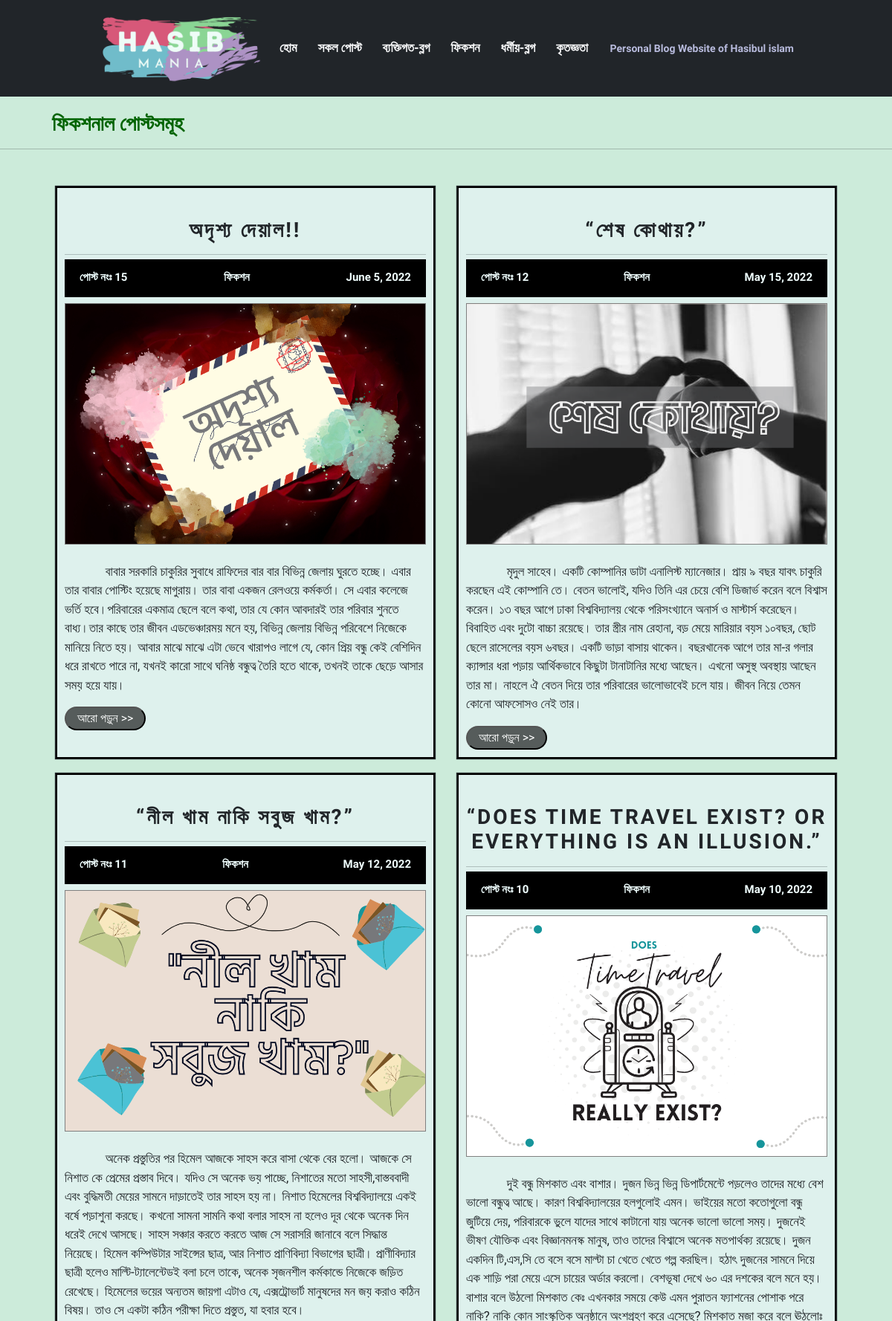
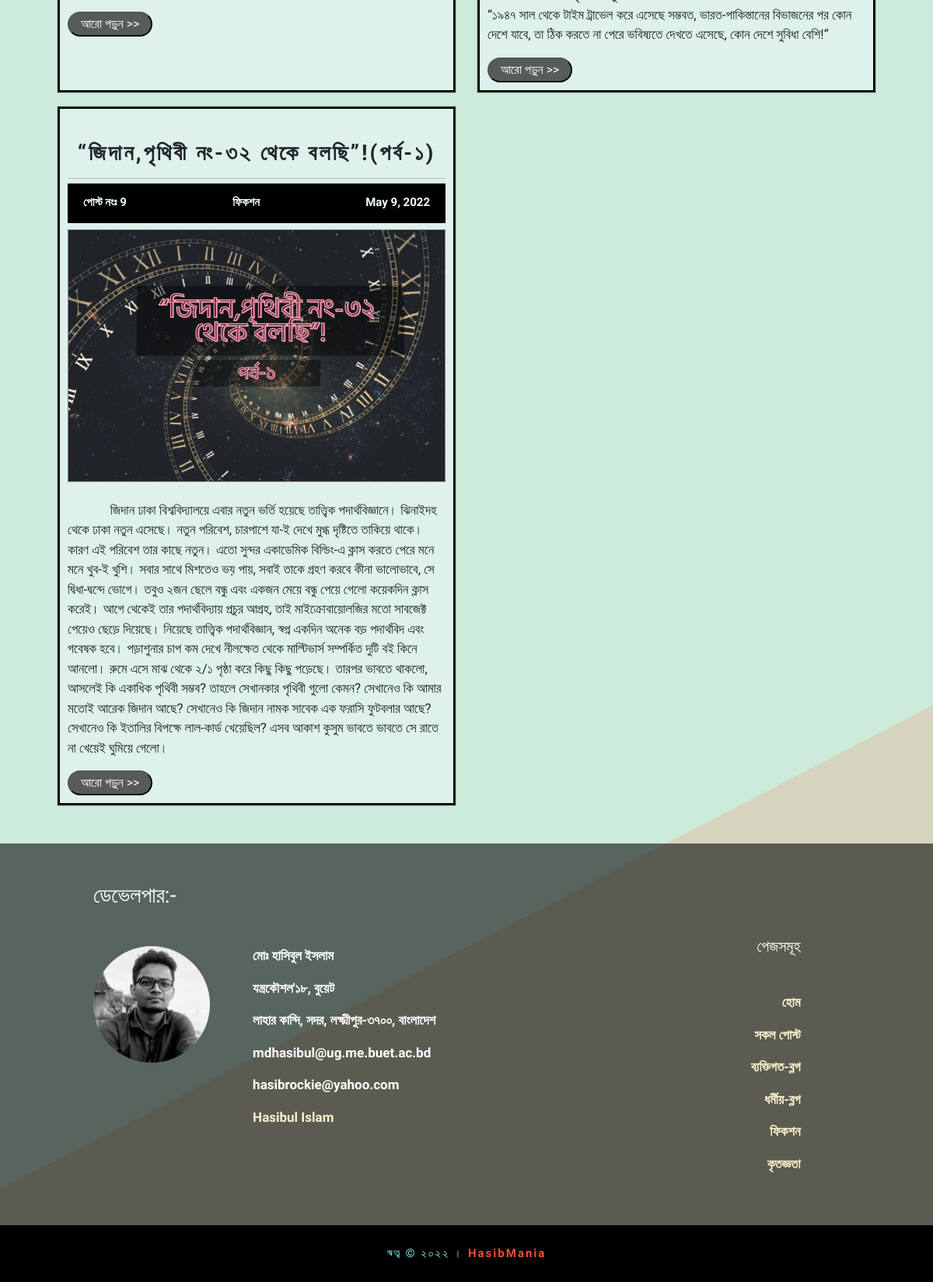
Page /fictions/ on the committed database (2 pictures, top to bottom).
### home/models.py (models this page shows, shortened)
class Post(models.Model):
    id = models.AutoField(primary_key=True)
    date = models.DateField(default=datetime.date.today)
    category = models.CharField(max_length=100, choices=CATEGORIES, default='ব্যক্তিগত')
    title = models.CharField(max_length=400)
    para1 = models.TextField(blank=True)
    para2 = models.TextField(blank=True)
    para3 = models.TextField(blank=True)
    para4 = models.TextField(blank=True)
    para5 = models.TextField(blank=True)
    para6 = models.TextField(blank=True)
    para7 = models.TextField(blank=True)
    para8 = models.TextField(blank=True)
    para9 = models.TextField(blank=True)
    para10 = models.TextField(blank=True)
    para11 = models.TextField(blank=True)
    para12 = models.TextField(blank=True)
    para13 = models.TextField(blank=True)
    para14 = models.TextField(blank=True)
    para15 = models.TextField(blank=True)
    para16 = models.TextField(blank=True)
    para17 = models.TextField(blank=True)
    para18 = models.TextField(blank=True)
    para19 = models.TextField(blank=True)
    para20 = models.TextField(blank=True)
    para21 = models.TextField(blank=True)
    para22 = models.TextField(blank=True)
    para23 = models.TextField(blank=True)
    para24 = models.TextField(blank=True)
    para25 = models.TextField(blank=True)
    img1 = models.ImageField(upload_to ='static/uploads', blank=True)
    img1caption = models.CharField(max_length=500, blank=True)
    img2 = models.ImageField(upload_to ='static/uploads', blank=True)
    img2caption = models.CharField(max_length=500, blank=True)
    img3 = models.ImageField(upload_to ='static/uploads', blank=True)
    img3caption = models.CharField(max_length=500, blank=True)
    img4 = models.ImageField(upload_to ='static/uploads', blank=True)
    img4caption = models.CharField(max_length=500, blank=True)
    img5 = models.ImageField(upload_to ='static/uploads', blank=True)
    img5caption = models.CharField(max_length=500, blank=True)
    img6 = models.ImageField(upload_to ='static/uploads', blank=True)
    img6caption = models.CharField(max_length=500, blank=True)
    img7 = models.ImageField(upload_to ='static/uploads', blank=True)
    img7caption = models.CharField(max_length=500, blank=True)
    img8 = models.ImageField(upload_to ='static/uploads', blank=True)
    img8caption = models.CharField(max_length=500, blank=True)
    img9 = models.ImageField(upload_to ='static/uploads', blank=True)
    img9caption = models.CharField(max_length=500, blank=True)
    img10 = models.ImageField(upload_to ='static/uploads', blank=True)
    img10caption = models.CharField(max_length=500, blank=True)
    author = models.CharField(max_length=264, default='Hasibul Islam')

### home/views.py (the view)
# urls.py: path('fictions/',views.fictions, name="fictions"),
def fictions(request):
    fictional_posts = Post.objects.filter(category='ফিকশন')
    post_dic = { 'posts' : fictional_posts[::-1]}
    return render(request, 'home/fictions.html',context=post_dic)

### template/home/fictions.html (shortened to what this page needs)
{% extends 'base.html' %}
{% load static %}
{% block styles %}
    <link rel="stylesheet" href="{% static 'css/homepage.css' %}" />
{% endblock %}
{% block body_block %}
    <h3 class="posts-top">ফিকশনাল পোস্টসমূহ </h3> <hr>
    <div class="all-posts">
    {% for post in posts %}
    <div class="single-post">
        <h1 class="post-title">{{post.title}}</h1> <hr>
        <div class="post-details">
        <h4>পোস্ট নংঃ {{post.id}}</h4>
        <h4>{{post.category}}</h4>
        <h4>{{post.date}}</h4>
        </div>
        <div class="banner">
        <img src="../{{STATIC_URL}}{{post.img1}}" alt="" />
        </div> <br>
        <div class="para1">
            <p class="texts">
               &nbsp;{{ post.para1 }}
            </p>
        </div>
        <div class="read-more-button">
            <button class="read-more">
                <a href="/post/{{post.id}}" class="read">আরো পড়ুন >> </a>
            </button>
        </div>
    </div>
{% endfor %}
    </div>
{% endblock body_block %}

### template/base.html (shortened to what this page needs)
<!DOCTYPE html>
{% load static %}
<html lang="en">
  <head>
    <link
      href="https://cdn.jsdelivr.net/npm/bootstrap@5.2.0-beta1/dist/css/bootstrap.min.css"
      rel="stylesheet"
    />
    <link rel="stylesheet" href="{% static 'css/base.css' %}">
    {% block styles %} {% endblock %}
  </head>
  <body>
    <nav class="navbar header navbar-expand-lg bg-dark text-light">
      <div class="container-fluid">
        <a class="navbar-brand text-light" href="{% url 'index' %}" >
            <img src="{% static 'images/logo.png' %}" height="110px" alt="logo">
        </a>
        <div class="collapse navbar-collapse" id="navbarText">
          <ul class="navbar-nav me-auto mb-2 mb-lg-0">
            <li class="nav-item">
              <a class="nav-link top-links text-light active" aria-current="page" href="{% url 'index' %}">হোম </a>
            </li> <hr>
            <li class="nav-item">
              <a class="nav-link top-links text-light" href="{% url 'posts' %}" >সকল পোস্ট </a>
            </li> <hr>
            <li class="nav-item">
              <a class="nav-link top-links text-light" href="{% url 'personals' %}" >ব্যক্তিগত-ব্লগ</a>
            </li><hr>
            <li class="nav-item ">
              <a class="nav-link top-links text-light" href="{% url 'fictions' %}" >ফিকশন</a>
            </li><hr>
            <li class="nav-item ">
              <a class="nav-link top-links text-light" href="{% url 'religious' %}" >ধর্মীয়-ব্লগ</a>
            </li><hr>
            <li class="nav-item ">
              <a class="nav-link top-links text-light" href="{% url 'gratitude' %}">কৃতজ্ঞতা</a>
            </li><hr>
          </ul>
          <span class="navbar-text theme "> Personal Blog Website of Hasibul islam </span>
        </div>
      </div>
    </nav>
    {% block body_block %} {% endblock body_block %}
    <div class="bottom">
        <div class="footer">
          <div class="segment">
            <h3>ডেভেলপার:-</h3>
            <div class="infos">
              <br />
              <img class="image" src="{% static 'images/hasib.jpeg' %}"  height="200px" alt="hasib" /> <br />
              <div class="info">
                <p>মোঃ হাসিবুল ইসলাম </p>
                <p>যন্ত্রকৌশল'১৮, বুয়েট </p>
                <p>লাহার কান্দি, সদর, লক্ষ্মীপুর-৩৭০০, বাংলাদেশ </p>
                <p>mdhasibul@ug.me.buet.ac.bd</p>
                <p>hasibrockie@yahoo.com</p>
                <p>
                  <a href="https://www.facebook.com/Hasib.Rockie">
                    Hasibul Islam
                  </a>
                </p>
              </div>
            </div>
          </div>
          <div class="segment">
            <h5 class="pages-footer">পেজসমূহ</h5>
            <div class="footer-links">
              <ul>
                <a href="{% url 'index' %}" > হোম </a>
              </ul>
              <ul>
                <a href="{% url 'posts' %}" >সকল পোস্ট</a>
              </ul>
              <ul>
                <a href="{% url 'personals' %}" > ব্যক্তিগত-ব্লগ</a>
              </ul>
              <ul>
                <a href="{% url 'religious' %}" > ধর্মীয়-ব্লগ </a>
              </ul>
              <ul>
                <a href="{% url 'fictions' %}" >ফিকশন</a>
              </ul>
              <ul>
                <a href="{% url 'gratitude' %}"> কৃতজ্ঞতা </a>
              </ul>
            </div>
          </div>
        </div>
        <div class="copyright">
          স্বত্ব © ২০২২ । <span>HasibMania</span>
        </div>
      </div>
  </body>
</html>

### static/css/base.css (style rules this page uses)
.nav-link { font-size: 17px !important; }
.top-links { padding-right: 20px !important; }
.header { padding: 5px 10%; }
.header { font-family: "Baloo Da 2", cursive; font-weight: bold; font-size: 14px; }
.theme { color: rgb(184, 187, 221); }
body { margin: 0; font-family: "Baloo Da 2", -apple-system, BlinkMacSystemFont, "Segoe UI", "Roboto", "Oxygen", "Ubuntu", "Cantarell", "Fira Sans", "Droid Sans", "Helvetica Neue", sans-serif; -webkit-font-smoothing: antialiased; -moz-osx-font-smoothing: grayscale; background-color: #ccebda; background-attachment: fixed; background-size: cover; }
.bottom { bottom: 0; width: 100%; }
.footer { font-family: "Baloo Da 2", cursive; font-weight: bold; font-size: 17px; display: grid; grid-template-columns: repeat(2, 1fr); text-align: left; padding: 50px 10px; padding-left: 10%; background-color: rgba(0, 0, 0, 0.568); color: rgb(255, 255, 255); }
.image { border-radius: 50%; height: 150px; }
.infos { padding-top: 40px; display: flex; flex-wrap: wrap; }
.info { padding-left: 55px; }
.pages-footer { padding-bottom: 40px; padding-top: 70px; }
.segment a { text-decoration: none; color: rgb(250, 241, 204); }
.segment:nth-child(2) { text-align: right; padding-right: 30%; }
.copyright { background-color: black; padding: 25px; font-size: 15px; color: rgb(134, 244, 244); letter-spacing: 2px; text-align: center; }
.copyright span { color: rgb(249, 77, 47); font-weight: bold; }

### static/css/homepage.css (style rules this page uses)
.all-posts { display: grid; grid-template-columns: 1fr 1fr; margin: 20px 40px; padding: 20px; }
.single-post { border: 2px solid black; margin: 10px 15px; padding: 10px; background-color: rgba(240, 248, 255, 0.508); box-shadow: 0px 0px 1px 1px; }
.posts-top { padding-top: 20px; padding-left: 70px; font-weight: bolder; color: darkgreen; }
.post-title { font-weight: bold; font-size: 28px; margin-top: 30px; letter-spacing: 3px; text-align: center; }
.post-details { display: flex; justify-content: space-between; align-items: center; margin: 0; margin-top: -10px; margin-bottom: 8px; grid-template-columns: 1fr 1fr 1fr; color: rgb(181, 55, 80); padding: 15px 20px 10px; background-color: rgb(0, 0, 0); }
.post-details h4 { font-weight: bold; font-size: 15px; color:azure; }
.para1 { font-size: 17px; }
.single-post img { width: 100%; border: 1px solid gray; }
.read-more .read,.read1 { text-decoration: none; color: white; }
.read-more, .see-all-posts { background-color: rgba(0, 0, 0, 0.616); border-radius: 40px; padding: 2px 15px; }

### rows in the picture
Post: title "অদৃশ্য দেয়াল!!", id "15", category "ফিকশন", date "June 5, 2022", img1 (picture), para1 "বাবার সরকারি চাকুরির সুবাধে রাফিদের বার বার বিভিন্ন জেলায় ঘুরতে হচ্ছে। এবার তার বাবার পোস্টিং হয়েছে মাগুরায়। তার বাবা একজন রেলওয়ে কর্মকর্তা। সে এবার কলেজে ভর্তি হবে।পরিবারের একমাত্র ছেলে বলে কথা, তার যে কোন আবদারই তার পরিবার শুনতে বাধ্য।তার কাছে তার জীবন এডভেঞ্চারময় মনে হয়, বিভিন্ন জেলায় বিভিন্ন পরিবেশে নিজেকে মানিয়ে নিতে হয়। আবার মাঝে মাঝে এটা ভেবে খারাপও লাগে যে, কোন প্রিয় বন্ধু কেই বেশিদিন ধরে রাখতে পারে না, যখনই কারো সাথে ঘনিষ্ঠ বন্ধুত্ব তৈরি হতে থাকে, তখনই তাকে ছেড়ে আসার সময় হয়ে যায়।"
Post: title "“শেষ কোথায়?”", id "12", category "ফিকশন", date "May 15, 2022", img1 (picture), para1 "মৃদুল সাহেব। একটি কোম্পানির ডাটা এনালিস্ট ম্যানেজার। প্রায় ৯ বছর যাবৎ চাকুরি করছেন এই কোম্পানি তে। বেতন ভালোই, যদিও তিনি এর চেয়ে বেশি ডিজার্ভ করেন বলে বিশ্বাস করেন। ১৩ বছর আগে ঢাকা বিশ্ববিদ্যালয় থেকে পরিসংখ্যানে অনার্স ও মাস্টার্স করেছেন। বিবাহিত এবং দুটো বাচ্চা রয়েছে। তার স্ত্রীর নাম রেহানা, বড় মেয়ে মারিয়ার বয়স ১০বছর, ছোট ছেলে রাসেলের বয়স ৬বছর। একটি ভাড়া বাসায় থাকেন। বছরখানেক আগে তার মা-র গলার ক্যান্সার ধরা পড়ায় আর্থিকভাবে কিছুটা টানাটানির মধ্যে আছেন। এখনো অসুস্থ অবস্থায় আছেন তার মা। নাহলে ঐ বেতন দিয়ে তার পরিবারের ভালোভাবেই চলে যায়। জীবন নিয়ে তেমন কোনো আফসোসও নেই তার।"
Post: title "“নীল খাম নাকি সবুজ খাম?”", id "11", category "ফিকশন", date "May 12, 2022", img1 (picture), para1 "অনেক প্রস্তুতির পর হিমেল আজকে সাহস করে বাসা থেকে বের হলো। আজকে সে নিশাত কে প্রেমের প্রস্তাব দিবে। যদিও সে অনেক ভয় পাচ্ছে, নিশাতের মতো সাহসী,বাস্তববাদী এবং বুদ্ধিমতী মেয়ের সামনে দাড়াতেই তার সাহস হয় না। নিশাত হিমেলের বিশ্ববিদ্যালয়ে একই বর্ষে পড়াশুনা করছে। কখনো সামনা সামনি কথা বলার সাহস না হলেও দূর থেকে অনেক দিন ধরেই দেখে আসছে। সাহস সঞ্চার করতে করতে আজ সে সরাসরি জানাবে বলে সিদ্ধান্ত নিয়েছে। হিমেল কম্পিউটার সাইন্সের ছাত্র, আর নিশাত প্রাণিবিদ্যা বিভাগের ছাত্রী। প্রাণীবিদ্যার ছাত্রী হলেও মাল্টি-ট্যালেন্টেডই বলা চলে তাকে, অনেক সৃজনশীল কর্মকান্ডে নিজেকে জড়িত রেখেছে। হিমেলের ভয়ের অন্যতম জায়গা এটাও যে, এক্সট্রোভার্ট মানুষদের মন জয় করাও কঠিন বিষয়। তাও সে একটা কঠিন পরীক্ষা দিতে প্রস্তুত, যা হবার হবে।"
Post: title "“DOES TIME TRAVEL EXIST? OR EVERYTHING IS AN ILLUSION.”", id "10", category "ফিকশন", date "May 10, 2022", img1 (picture), para1 "দুই বন্ধু মিশকাত এবং বাশার। দুজন ভিন্ন ভিন্ন ডিপার্টমেন্টে পড়লেও তাদের মধ্যে বেশ ভালো বন্ধুত্ব আছে। কারণ বিশ্ববিদ্যালয়ের হলগুলোই এমন। ভাইয়ের মতো কতোগুলো বন্ধু জুটিয়ে দেয়, পরিবারকে ভুলে যাদের সাথে কাটানো যায় অনেক ভালো ভালো সময়। দুজনেই ভীষণ যৌক্তিক এবং বিজ্ঞানমনস্ক মানুষ, তাও তাদের বিশ্বাসে অনেক মতপার্থক্য রয়েছে। দুজন একদিন টি,এস,সি তে বসে বসে মাল্টা চা খেতে খেতে গল্প করছিল। হঠাৎ দুজনের সামনে দিয়ে এক শাড়ি পরা মেয়ে এসে চায়ের অর্ডার করলো। বেশভূষা দেখে ৬০ এর দশকের বলে মনে হয়। বাশার বলে উঠলো মিশকাত কেঃ এখনকার সময়ে কেউ এমন পুরাতন ফ্যাশনের পোশাক পরে নাকি? নাকি কোন সাংস্কৃতিক অনুষ্ঠানে অংশগ্রহণ করে এসেছে? মিশকাত মজা করে বলে ঊঠলোঃ “১৯৪৭ সাল থেকে টাইম ট্রাভেল করে এসেছে সম্ভবত, ভারত-পাকিস্তানের…"
Post: title "“জিদান,পৃথিবী নং-৩২ থেকে বলছি”!(পর্ব-১)", id "9", category "ফিকশন", date "May 9, 2022", img1 (picture), para1 "জিদান ঢাকা বিশ্ববিদ্যালয়ে এবার নতুন ভর্তি হয়েছে তাত্ত্বিক পদার্থবিজ্ঞানে। ঝিনাইদহ থেকে ঢাকা নতুন এসেছে। নতুন পরিবেশ, চারপাশে যা-ই দেখে মুগ্ধ দৃষ্টিতে তাকিয়ে থাকে। কারণ এই পরিবেশ তার কাছে নতুন। এতো সুন্দর একাডেমিক বিল্ডিং-এ ক্লাস করতে পেরে মনে মনে খুব-ই খুশি। সবার সাথে মিশতেও ভয় পায়, সবাই তাকে গ্রহণ করবে কীনা ভালোভাবে, সে দ্বিধা-দ্বন্দে ভোগে। তবুও ২জন ছেলে বন্ধু এবং একজন মেয়ে বন্ধু পেয়ে গেলো কয়েকদিন ক্লাস করেই। আগে থেকেই তার পদার্থবিদ্যায় প্রচুর আগ্রহ, তাই মাইক্রোবায়োলজির মতো সাবজেক্ট পেয়েও ছেড়ে দিয়েছে। নিয়েছে তাত্ত্বিক পদার্থবিজ্ঞান, স্বপ্ন একদিন অনেক বড় পদার্থবিদ এবং গবেষক হবে। পড়াশুনার চাপ কম দেখে নীলক্ষেত থেকে মাল্টিভার্স সম্পর্কিত দুটি বই কিনে আনলো। রুমে এসে মাঝ থেকে ২/১ পৃষ্ঠা করে কিছু…"
